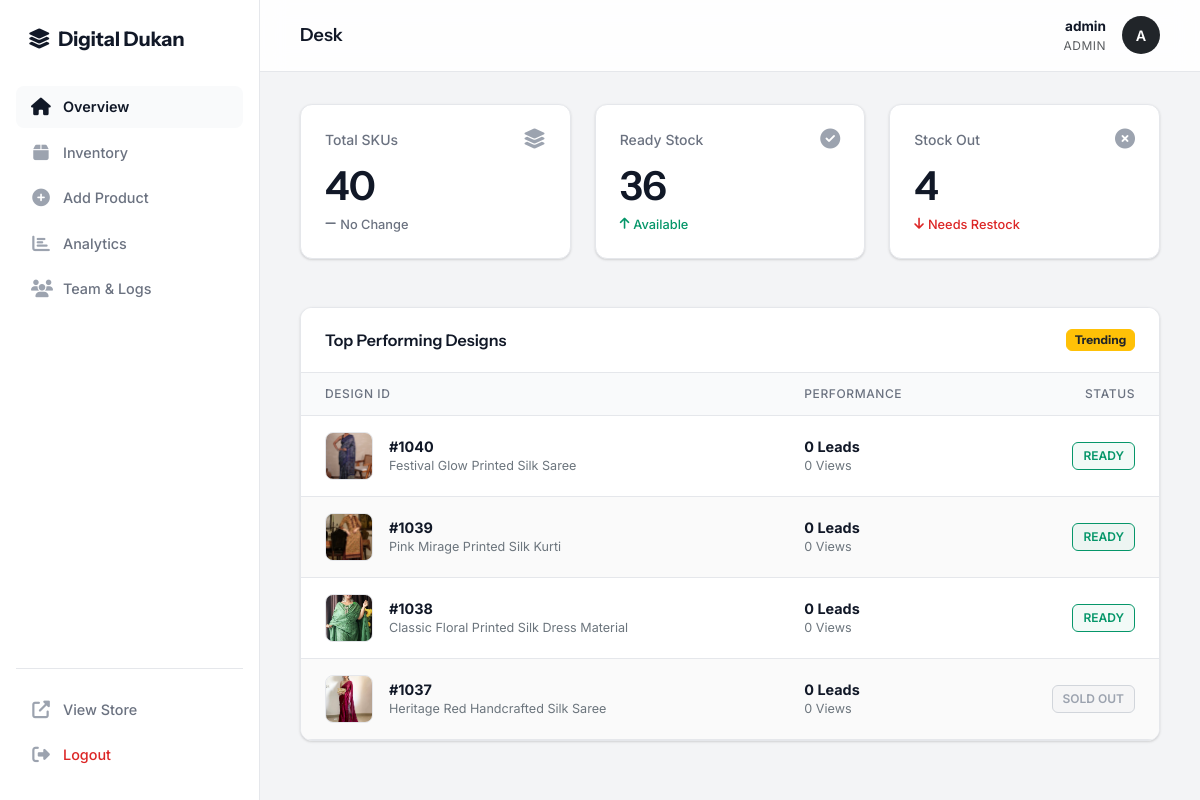
The page /admin (signed in) on the database its author committed.
### app/models.py (models this page shows, shortened)
class User(UserMixin, db.Model):
    __tablename__ = 'users'
    id = db.Column(db.Integer, primary_key=True)
    username = db.Column(db.String(100), unique=True, nullable=False)
    password = db.Column(db.String(255), nullable=False)
    role = db.Column(db.String(20), default='client')

class Product(db.Model):
    id = db.Column(db.Integer, primary_key=True)
    name = db.Column(db.String(100), nullable=False)
    design_no = db.Column(db.String(50), nullable=False, index=True)
    category = db.Column(db.String(50), nullable=True, index=True)
    material_type = db.Column(db.String(50), nullable=True)
    work_type = db.Column(db.String(50), nullable=True, index=True)
    color = db.Column(db.String(50), nullable=True)
    image_file = db.Column(db.String(100), nullable=False)
    wholesale_price = db.Column(db.Float, nullable=True)
    moq = db.Column(db.Integer, default=1)
    stock_status = db.Column(db.String(20), default='READY', index=True)
    stock_count = db.Column(db.Integer, default=0)
    views = db.Column(db.Integer, default=0)
    whatsapp_clicks = db.Column(db.Integer, default=0)
    @property
    def image(self):
        return self.image_file

### app/namespaces/admin/routes.py (the view, shortened to what this page needs)
@admin_bp.route('/admin', methods=['GET', 'POST'])
@login_required
@roles_required('admin', 'sales')
def admin():
    sort_by = request.args.get('sort', 'newest')
    page = request.args.get('page', 1, type=int)
    per_page = request.args.get('per_page', 50, type=int)
    products = get_sorted_products(sort_by, page=page, per_page=per_page)
    all_users = get_all_users() if current_user.role == 'admin' else []
    recent_activities = get_recent_activities() if current_user.role == 'admin' else []
    trending_products, trending_mode = get_trending_products(limit=4)
    stats = get_admin_stats()
    analytics = get_performance_analytics() if current_user.role == 'admin' else {'categories': [], 'fabrics': [], 'work_types': []}
    return render_template(
        'admin/index.html',
        products=products,
        total_skus=stats['total_skus'],
        ready_stock_count=stats['ready_stock_count'],
        sold_out_count=stats['sold_out_count'],
        all_users=all_users,
        recent_activities=recent_activities,
        trending_products=trending_products,
        trending_mode=trending_mode,
        work_type_options=WORK_TYPE_OPTIONS,
        product_category_options=PRODUCT_CATEGORY_OPTIONS,
        material_type_options=MATERIAL_TYPE_OPTIONS,
        analytics=analytics,
        top_categories=analytics['categories'],
        top_fabrics=analytics['fabrics'],
        top_work_types=analytics['work_types']
    )

### app/context_processors.py (called while the page is built)
def inject_global_template_data():
    shop = current_app.config.get('SHOP_SETTINGS', DEFAULT_SETTINGS)
    return {
        'shop_settings': shop,
        'whatsapp_no': normalize_whatsapp_number(shop.get('contact_number', '')),
        'work_type_options': WORK_TYPE_OPTIONS,
        'product_category_options': PRODUCT_CATEGORY_OPTIONS,
        'asset_version': ASSET_VERSION,
    }

### app/extensions.py (called while the page is built)
    def _log_status(self, key, status):
        try:
            if current_app:
                current_app.logger.info(f"Cache {status}: {key}")
        except RuntimeError:
            pass

    def get(self, *args, **kwargs):
        try:
            res = super().get(*args, **kwargs)
            self._log_status(args[0], "HIT" if res is not None else "MISS")
            return res
        except Exception as e:
            try:
                if current_app:
                    current_app.logger.warning(f"Cache GET Error (Fallback activated): {e}")
            except RuntimeError:
                pass
            return None

    def set(self, *args, **kwargs):
        try:
            return super().set(*args, **kwargs)
        except Exception as e:
            try:
                if current_app:
                    current_app.logger.warning(f"Cache SET Error (Fallback activated): {e}")
            except RuntimeError:
                pass
            return False

    def get_many(self, *args, **kwargs):
        try:
            return super().get_many(*args, **kwargs)
        except Exception as e:
            return [None] * len(args[0])

    def set_many(self, *args, **kwargs):
        try:
            return super().set_many(*args, **kwargs)
        except Exception as e:
            return False

### app/namespaces/admin/services.py (called while the page is built)
@cache.memoize(timeout=60)
def get_admin_stats():
    total_skus = Product.query.count()
    sold_out_count = Product.query.filter(Product.stock_status == 'SOLD OUT').count()
    ready_stock_count = total_skus - sold_out_count
    return {
        'total_skus': total_skus,
        'sold_out_count': sold_out_count,
        'ready_stock_count': ready_stock_count
    }

def get_inventory_health_logic():
    total = Product.query.count()
    if total == 0: return 100
    active = Product.query.filter((Product.whatsapp_clicks > 0) | (Product.views > 20)).count()
    health_percentage = (active / total) * 100
    status = "Excellent" if health_percentage > 80 else "Good" if health_percentage > 50 else "Critical"
    return {"percentage": round(health_percentage), "status": status}

### templates/admin/index.html (shortened to what this page needs)
<!doctype html>
<html lang="en">
<head>
    <link href="https://cdn.jsdelivr.net/npm/bootstrap@5.3.0/dist/css/bootstrap.min.css" rel="stylesheet"/>
    <link rel="stylesheet" href="https://cdnjs.cloudflare.com/ajax/libs/font-awesome/6.4.0/css/all.min.css"/>
    <link rel="stylesheet" href="{{ url_for('static', filename='css/admin_dashboard.css') }}?v={{ asset_version }}">
</head>
<body>
    <div class="spa-wrapper">
        <nav class="admin-sidebar">
            <a href="#" class="sidebar-logo">
                <i class="fas fa-layer-group me-2" style="color: var(--primary-accent);"></i> Digital Dukan</span>
            </a>
            <div class="sidebar-nav">
                <a href="#" class="sidebar-nav-link active" onclick="switchView('overview', 'Desk', this)">
                    <i class="fas fa-home"></i> Overview
                </a>
                <a href="#" class="sidebar-nav-link" onclick="switchView('inventory', 'Inventory Manager', this)">
                    <i class="fas fa-box"></i> Inventory
                </a>
                <a href="#" class="sidebar-nav-link" onclick="switchView('upload', 'Product Entry', this)">
                    <i class="fas fa-plus-circle"></i> Add Product
                </a>
                <a href="#" class="sidebar-nav-link" onclick="switchView('market', 'Market Analytics', this)">
                    <i class="fas fa-chart-bar"></i> Analytics
                </a>
                <a href="#" class="sidebar-nav-link" onclick="switchView('users', 'System Users', this)">
                    <i class="fas fa-users"></i> Team & Logs
                </a>
            </div>
            <div class="sidebar-footer">
                <a href="{{ url_for('public.index') }}" class="sidebar-nav-link">
                    <i class="fas fa-external-link-alt"></i> View Store
                </a>
                <a href="{{ url_for('auth.logout') }}" class="sidebar-nav-link" style="color: var(--danger-text);">
                    <i class="fas fa-sign-out-alt"></i> Logout
                </a>
            </div>
        </nav>
        <main class="admin-main">
            <header class="welcome-bar">
                <h1 class="page-title" id="page-title">Desk</h1>
                <div class="d-flex align-items-center">
                    <div class="text-end me-3 d-none d-md-block">
                        <div class="fw-bold" style="font-size: 0.85rem;">{{ current_user.username }}</div>
                        <div class="text-muted" style="font-size: 0.75rem; letter-spacing: 0.5px;">{{ current_user.role|upper }}</div>
                    </div>
                    <div class="rounded-circle bg-dark text-white d-flex align-items-center justify-content-center" style="width: 38px; height: 38px; font-weight: 600; font-size: 0.9rem;">
                        {{ current_user.username[0]|upper }}
                    </div>
                </div>
            </header>
            <div class="content-scroll-area">
                <div id="view-overview" class="admin-section active">
                    <div class="row g-4 mb-5">
                        <div class="col-md-4">
                            <div class="stat-card">
                                <div class="stat-header">
                                    <div class="stat-title">Total SKUs</div>
                                    <i class="fas fa-layer-group stat-icon"></i>
                                </div>
                                <div>
                                    <div class="stat-value">{{ total_skus }}</div>
                                    <div class="stat-trend neutral">
                                        <i class="fas fa-minus"></i> No Change
                                    </div>
                                </div>
                            </div>
                        </div>
                        <div class="col-md-4">
                            <div class="stat-card">
                                <div class="stat-header">
                                    <div class="stat-title">Ready Stock</div>
                                    <i class="fas fa-check-circle stat-icon"></i>
                                </div>
                                <div>
                                    <div class="stat-value">
                                        {{ ready_stock_count }}
                                    </div>
                                    <div class="stat-trend positive">
                                        <i class="fas fa-arrow-up"></i> Available
                                    </div>
                                </div>
                            </div>
                        </div>
                        <div class="col-md-4">
                            <div class="stat-card">
                                <div class="stat-header">
                                    <div class="stat-title">Stock Out</div>
                                    <i class="fas fa-times-circle stat-icon"></i>
                                </div>
                                <div>
                                    <div class="stat-value">
                                        {{ sold_out_count }}
                                    </div>
                                    <div class="stat-trend negative">
                                        <i class="fas fa-arrow-down"></i> Needs Restock
                                    </div>
                                </div>
                            </div>
                        </div>
                    </div>
                    {% if current_user.role == 'admin' %}
                    <div class="admin-card">
                        <div class="admin-card-header">
                            <span>Top Performing Designs</span>
                            <span class="badge bg-warning text-dark border border-warning">Trending</span>
                        </div>
                        <div class="table-container">
                            <table class="inventory-table">
                                <thead>
                                    <tr>
                                        <th>Design ID</th>
                                        <th>Performance</th>
                                        <th class="text-end">Status</th>
                                    </tr>
                                </thead>
                                <tbody>
                                    {% for product in trending_products %}
                                    <tr>
                                        <td>
                                            <div class="d-flex align-items-center">
                                                <img src="{{ url_for('static', filename='images/' + product.image) }}" class="table-img me-3">
                                                <div>
                                                    <div class="fw-bold">#{{ product.id + 1000 }}</div>
                                                    <div class="text-secondary small">{{ product.name }}</div>
                                                </div>
                                            </div>
                                        </td>
                                        <td>
                                            <div class="fw-bold">{{ product.inquiry_count or 0 }} Leads</div>
                                            <div class="text-secondary small">{{ product.view_count or 0 }} Views</div>
                                        </td>
                                        <td class="text-end">
                                             <button onclick="toggleStock(this, {{ product.id }})" class="ghost-badge {% if product.stock_status == 'READY' %}ready{% else %}sold{% endif %}">
                                                {{ 'READY' if product.stock_status == 'READY' else 'SOLD OUT' }}
                                            </button>
                                        </td>
                                    </tr>
                                    {% else %}
                                    <tr><td colspan="3" class="text-center py-4 text-muted">No data available</td></tr>
                                    {% endfor %}
                                </tbody>
                            </table>
                        </div>
                    </div>
                    {% endif %}
                </div>
            </div>
        </main>
    </div>
    <div class="toast-container position-fixed bottom-0 end-0 p-3" style="z-index: 1055;">
    </div>
</body>
</html>

### rows shown on the page
User: username "admin", role "ADMIN", username "A"
Product: image_file (picture), product.id+1000 "1040", name "Festival Glow Printed Silk Saree", stock_count "0", stock_status "READY"
Product: image_file (picture), product.id+1000 "1039", name "Pink Mirage Printed Silk Kurti", stock_count "0", stock_status "READY"
Product: image_file (picture), product.id+1000 "1038", name "Classic Floral Printed Silk Dress Material", stock_count "0", stock_status "READY"
Product: image_file (picture), product.id+1000 "1037", name "Heritage Red Handcrafted Silk Saree", stock_count "0", stock_status "SOLD OUT"

### other values the page prints
{{ total_skus }} "40"
{{ ready_stock_count }} "36"
{{ sold_out_count }} "4"
